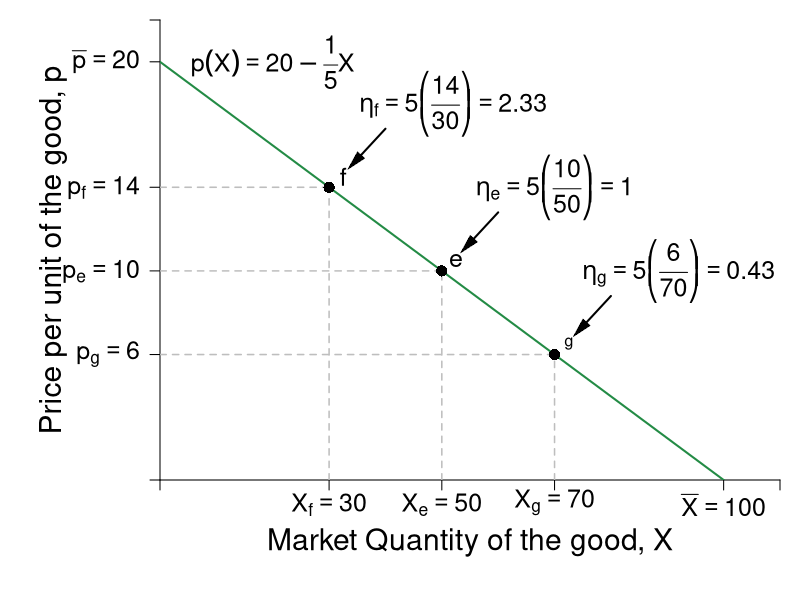

The R source for this figure:
require(shape)
pdf(file = "indmarketdemand/demand_price_elasticity.pdf", width = 9, height = 7)

#Set parameters for graphics
pointsize <- 1.8
axislabelsize <- 1.8
labelsize <- 1.5
namesize <- 1.8
annotatesize <- 1.5
graphlinewidth <- 2
segmentlinewidth <- 1.5

COL <- c("#7fc97f", "#beaed4", "#fdc086", "#ffff99", "#386cb0", "#f0027f", "#bf5b17", "#666666")
COLA <- c("#99d8c9","#66c2a4","#41ae76", "#238b45", "#005824")
COLB <- c("#4eb3d3", "#2b8cbe", "#0868ac","#084081")

par(mar =  c(6, 8, 1, 1))

mrsA <- function(x, rmax = 10, xmax = 20) {
  rmax - (rmax/xmax)*x
}


xlims <- c(0, 110)
ylims <- c(0, 22)

npts <- 501 
x <- seq(xlims[1], xlims[2], length.out = npts)
y <- seq(ylims[1], ylims[2], length.out = npts) 


plot(0, 0, xlim = xlims, ylim = ylims, type = "n",
     xlab = expression(paste("")),
     ylab = expression(paste("")), 
     xaxt = "n", 
     yaxt = "n", 
     cex.lab = axislabelsize, 
     bty = "n",
     xaxs = "i", 
     yaxs = "i")

ticksy <- c(0, 6, 10, 14, 20, ylims[2])
ylabels <- c(NA, expression(paste(p[g]) == 6), expression(paste(p[e] == 10)), expression(paste(p[f]) == 14), expression(paste(bar(p) == 20)), NA)
ticksx <- c(0, 30, 50, 70, 100, xlims[2])
xlabels <- c(NA, expression(paste(X[f] == 30)), expression(paste(X[e] == 50)), expression(paste(X[g] == 70)), expression(paste(bar(X) == 100)), NA)

axis(1, at = ticksx, pos = 0, labels = xlabels, cex.axis = labelsize)
axis(2, at = ticksy, pos = 0, labels = ylabels, las = 1, cex.axis = labelsize)

npts <- 500 
xx1 <- seq(xlims[1], xlims[2], length.out = npts)


lines(xx1, mrsA(xx1, rmax = 20, xmax = 100), col = COLA[4], lwd = graphlinewidth)

text(0.5*xlims[2], -3, expression(paste("Market Quantity of the good, ", X)), xpd = TRUE, cex = axislabelsize) 
text(-19, 0.5*ylims[2], expression(paste("Price per unit of the good, ", p)), xpd = TRUE, cex = axislabelsize, srt = 90) 


segments(0, 10, 50, 10, lty = 2, col = "gray" , lwd = segmentlinewidth)
segments(50, 0, 50, 10, lty = 2, col = "gray" , lwd = segmentlinewidth)
points(50, 10, pch = 16, col = "black", cex = 1.5)
text(52.5, 10.5, expression(e), cex = labelsize)
text(70, 14, expression(paste(eta[e] == 5*bgroup("(",frac(10,50), ")"), phantom() == 1)), cex = labelsize)
Arrows(60, 12.8, 54.5, 11.2, col = "black", lty = 1, lwd = 2, arr.type = "triangle", arr.lwd = 0.5)

segments(0, 14, 30, 14, lty = 2, "gray" , lwd = segmentlinewidth)
segments(30, 0, 30, 14, lty = 2, col = "gray" , lwd = segmentlinewidth)
points(30, 14, pch = 16, col = "black", cex = 1.5)
text(32.5, 14.5, expression(f), cex = labelsize)
text(52, 18, expression(paste(eta[f] == 5*bgroup("(",frac(14,30), ")"), phantom() == 2.33)), cex = labelsize)
Arrows(40, 16.8, 34.5, 15.2, col = "black", lty = 1, lwd = 2, arr.type = "triangle", arr.lwd = 0.5)


segments(0, 6, 70, 6, lty = 2, col = "gray", lwd = segmentlinewidth)
segments(70, 0, 70, 6, lty = 2, col = "gray" , lwd = segmentlinewidth)
points(70, 6, pch = 16, col = "black", cex = 1.5)
text(72.5, 6.5, expression(g))
text(92, 10, expression(paste(eta[g] == 5*bgroup("(",frac(6,70), ")"), phantom() == 0.43)), cex = labelsize)
Arrows(80, 8.8, 74.5, 7.2, col = "black", lty = 1, lwd = 2, arr.type = "triangle", arr.lwd = 0.5)

#Label mrs function
text(20, 20, expression(paste(p(X) == 20 - frac(1,5)*X)), cex = labelsize)


dev.off()
